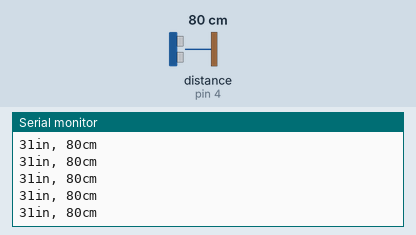
A sketch run on a simulated Arduino Uno, built with avr-gcc and run on an emulated ATmega328P. Parts: the last lines printed to the serial monitor. Wiring (inferred from the names in the program): ultrasonic range finder: trigger pin 3; echo pin 4. The test bench sets the inputs (shaded band); at power-on: distance to the obstacle (sensor on pin 4) 80 cm. The echo pulse lasts 58.3 µs per cm.

Above: at 1.2 s.
1.3 s: distance to the obstacle (sensor on pin 4) set to 2 cm
At 1.38 s:
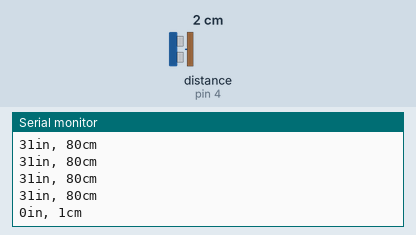
4.3 s: distance to the obstacle (sensor on pin 4) set to 250 cm
At 4.41 s:
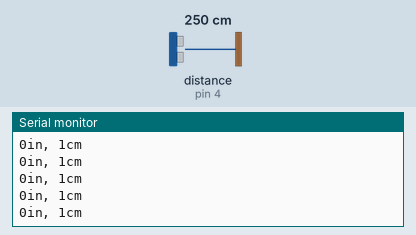
Timing chart, 0 to 7.3 s (numbered marks = the images above; inputs shaded):
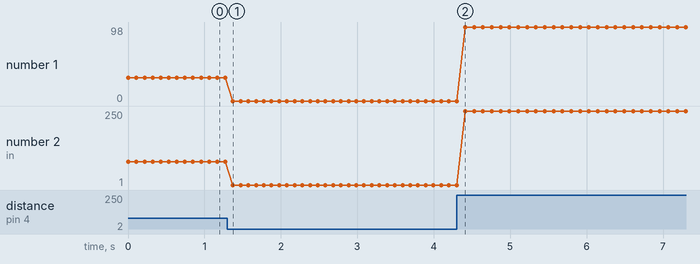

Measured:
- after the input at 1.3 s, the serial monitor: prints a new line after 0.07 s (image 1)
- plotted number 1: 31 → 0 after the input at 1.3 s, 0 → 98 after the input at 4.3 s
- plotted number 2: 80 → 1 after the input at 1.3 s, 1 → 250 after the input at 4.3 s

The sketch:

sketch.ino
```cpp
long microsecondsToInches(long);
long microsecondsToCentimeters(long);

const byte trigPin = 3;
const byte echoPin = 4;

void setup(void) {
	Serial.begin(9600);
	pinMode(trigPin, OUTPUT);
	pinMode(echoPin, INPUT);
}

void loop(void) {
	long duration,
	     inches,
	     cm;

	digitalWrite(trigPin, LOW);
	delayMicroseconds(2);
	digitalWrite(trigPin, HIGH);
	delayMicroseconds(5);
	digitalWrite(trigPin, LOW);

	duration = pulseIn(echoPin, HIGH);

	// convert the time into a distance
	inches = microsecondsToInches(duration);
	cm = microsecondsToCentimeters(duration);

	Serial.print(inches);
	Serial.print("in, ");
	Serial.print(cm);
	Serial.print("cm");
	Serial.println();

	delay(100);
}

long microsecondsToInches(long microseconds)
{
	// According to Parallax's datasheet for the TRIG))), there are
	// 73.746 microseconds per inch (i.e. sound travels at 1130 feet per
	// second).  This gives the distance travelled by the ping, outbound
	// and return, so we divide by 2 to get the distance of the obstacle.
	// See: http://www.parallax.com/dl/docs/prod/acc/28015-TRIG-v1.3.pdf
	return microseconds / 74 / 2;
}

long microsecondsToCentimeters(long microseconds)
{
	// The speed of sound is 340 m/s or 29 microseconds per centimeter.
	// The ping travels out and back, so to find the distance of the
	// object we take half of the distance travelled.
	return microseconds / 29 / 2;
}
```
